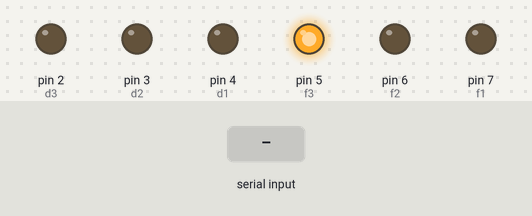
A sketch run on a simulated Arduino Uno, built with avr-gcc and run on an emulated ATmega328P. Parts: output pins drawn as LEDs (lit = HIGH). The test bench sets the inputs (shaded band).

Above: at 1.2 s.
1.3 s: "2" received over Serial
At 2.7 s:
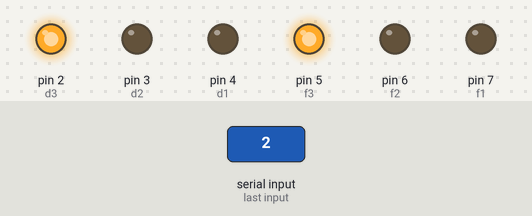
3.0 s: "3" received over Serial
At 4.4 s:
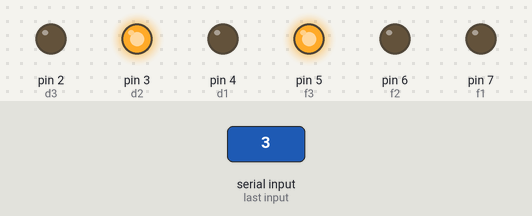
5.0 s: "4" received over Serial
At 6.0 s:
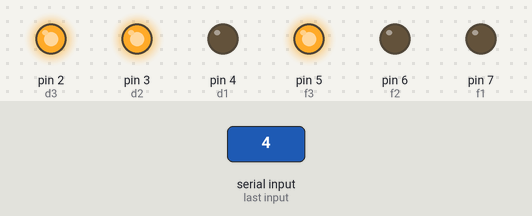
7.0 s: "1" received over Serial
At 8.7 s:
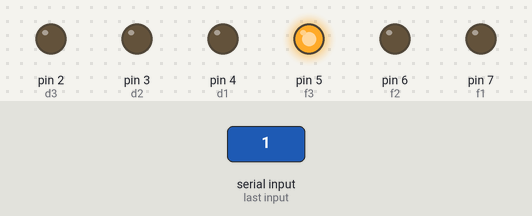
Timing chart, 0 to 10.0 s (numbered marks = the images above; inputs shaded):
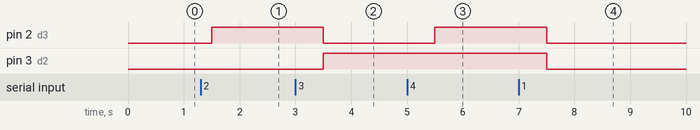

The sketch:

bio2_1.ino
```cpp
char p;
int d1=4,d2=3,d3=2,f1=7,f2=6,f3=5;

void setup(){
Serial.begin(9600);
pinMode(d1,OUTPUT);
pinMode(d2,OUTPUT);
pinMode(d3,OUTPUT);
pinMode(f1,OUTPUT);
pinMode(f2,OUTPUT);
pinMode(f3,OUTPUT);

digitalWrite(d1,LOW);
digitalWrite(d2,LOW);
digitalWrite(d3,LOW);
digitalWrite(f1,LOW);
digitalWrite(f2,LOW);
digitalWrite(f3,HIGH);
}

void loop(){
  while(Serial.available()>0){
    p=Serial.read();
    if(p=='1'){
        digitalWrite(d1,LOW);
        digitalWrite(d2,LOW);
        digitalWrite(d3,LOW);
    }
    else if(p=='2'){
        digitalWrite(d1,LOW);
        digitalWrite(d2,LOW);
        digitalWrite(d3,HIGH);
    }
    else if(p=='3'){
        digitalWrite(d1,LOW);
        digitalWrite(d2,HIGH);
        digitalWrite(d3,LOW);
    }
    else if(p=='4'){
        digitalWrite(d1,LOW);
        digitalWrite(d2,HIGH);
        digitalWrite(d3,HIGH);
    }
  }
  delay(500);
}
```

Measured:
- after the input at 1.3 s, pin 2 (d3): LOW → HIGH after 0.20 s
- after the input at 3.0 s, pin 2 (d3): HIGH → LOW after 0.50 s; pin 3 (d2): LOW → HIGH after 0.50 s
- after the input at 5.0 s, pin 2 (d3): LOW → HIGH after 0.50 s
- after the input at 7.0 s, pin 2 (d3), pin 3 (d2): HIGH → LOW after 0.50 s
